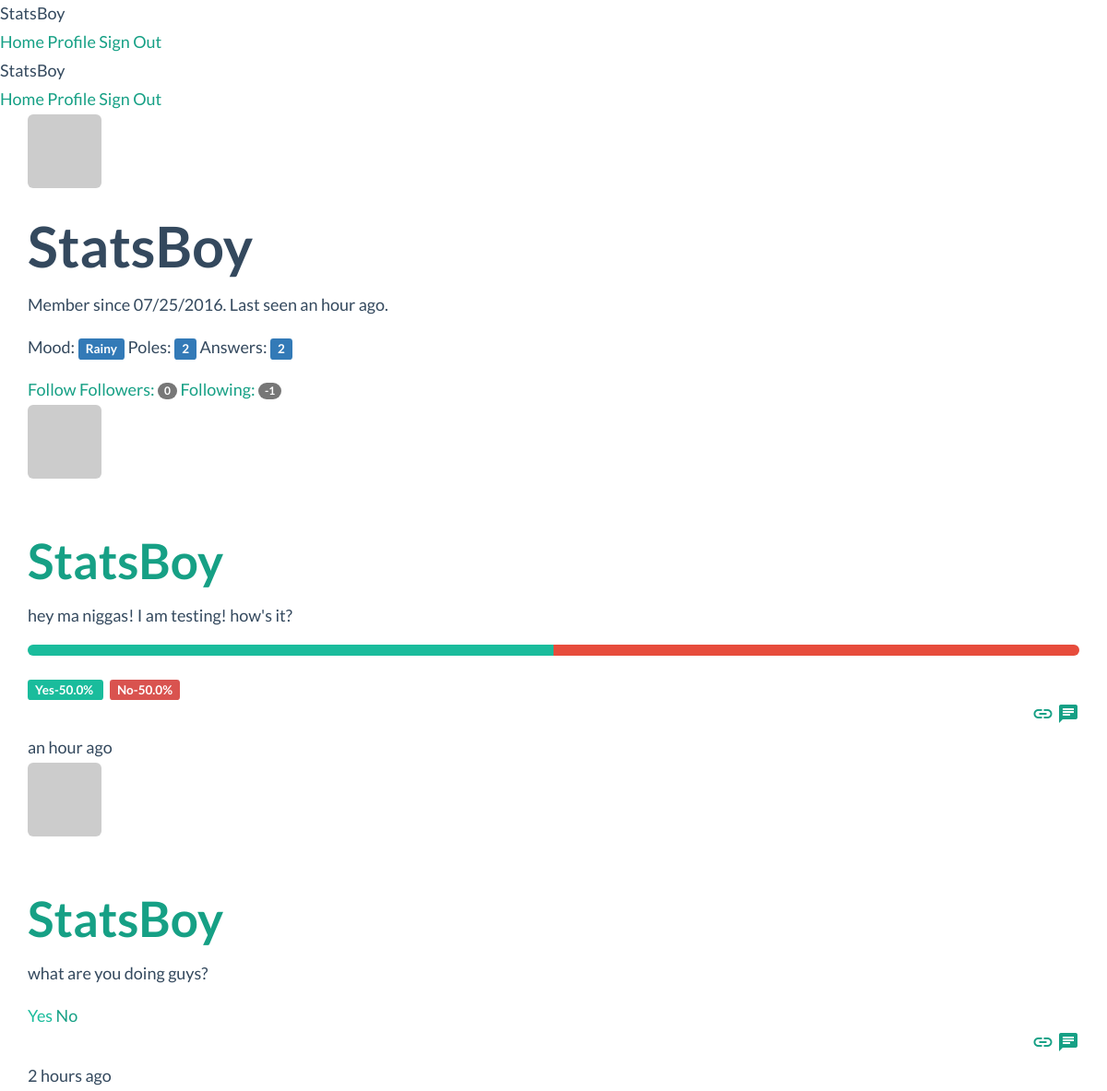
The page /user/StatsBoy (signed in) on the database its author committed.
### app/models.py (models this page shows, shortened)
class User(db.Model, UserMixin):
    __tablename__ = 'users'
    id = db.Column(db.Integer, primary_key=True)
    email= db.Column(db.String(64),unique=True,index=True)
    username = db.Column(db.String(64), unique=True, index=True)
    role_id = db.Column(db.Integer, db.ForeignKey('roles.id'))
    password_hash= db.Column(db.String(128))
    confirmed=db.Column(db.Boolean,default=False)
    name=db.Column(db.String(64))
    location=db.Column(db.String(64))
    about_me=db.Column(db.Text())
    member_since=db.Column(db.DateTime(),default=datetime.utcnow)
    last_seen=db.Column(db.DateTime(), default=datetime.utcnow)
    avatar_hash=db.Column(db.String(32))
    posts=db.relationship('Post',backref='author', lazy='dynamic')
    followed=db.relationship('Follow',foreign_keys=[Follow.follower_id],backref=db.backref('follower',lazy='joined'),lazy='dynamic',cascade='all,delete-orphan')
    followers=db.relationship('Follow',foreign_keys=[Follow.followed_id],backref=db.backref('followed',lazy='joined'),lazy='dynamic',cascade='all, delete-orphan')
    comments=db.relationship('Comment',backref='author',lazy='dynamic')
    answers=db.relationship('Answer',backref='advisor',lazy='dynamic')
    mood=db.Column(db.String(64))
    mood_changed=db.Column(db.DateTime())
    def is_following(self,user):
        return self.followed.filter_by(followed_id=user.id).first() is not None
    def has_answered(self,post):
        return self.answers.filter_by(post_id=post.id).first() is not None
    def gravatar(self,size=100,default='retro',rating='g'):
        if request.is_secure:
            url= 'https://secure.gravatar.com/avatar'
        else:
            url= 'http://www.gravatar.com/avatar'
        hash= self.avatar_hash or hashlib.md5(self.email.encode('utf-8')).hexdigest()
        return '{url}/{hash}?s={size}&d={default}&r={rating}'.format(url=url,hash=hash,size=size,default=default,rating=rating)
    def ping(self):
        self.last_seen =datetime.utcnow()
        db.session.add(self)
    def can(self,permissions):
        return self.role is not None and (self.role.permissions & permissions) == permissions
    def is_administrator(self):
        return self.can(Permission.ADMINISTER)
    @property
    def password(self):
        raise AttributeError('password is not a readable attribute.')

class Post(db.Model):
    __tablename__='posts'
    id=db.Column(db.Integer,primary_key=True)
    body=db.Column(db.Text)
    timestamp=db.Column(db.DateTime,index=True,default=datetime.utcnow)
    author_id=db.Column(db.Integer,db.ForeignKey('users.id'))
    body_html=db.Column(db.Text)
    comments=db.relationship('Comment',backref='post',lazy='dynamic')
    answers=db.relationship('Answer',backref='question',lazy='dynamic')

### app/main/views.py (the view)
@main.route('/user/<username>')
def user(username):
    user=User.query.filter_by(username=username).first()
    if user is None:
        abort(404)
    posts=user.posts.order_by(Post.timestamp.desc()).all()
    return render_template('user.html',user=user,posts=posts)

### app/auth/views.py (called while the page is built)
@auth.before_app_request
def before_request():
    if current_user.is_authenticated():
        current_user.ping()
        if not current_user.confirmed and request.endpoint[:5] !='auth.':
            return redirect(url_for('auth.unconfirmed'))

### app/main/__init__.py (called while the page is built)
@main.app_context_processor
def inject_permissions():
    return dict(Permission=Permission)

### app/models.py (called while the page is built)
@login_manager.user_loader
def load_user(user_id):
    return User.query.get(int(user_id))

### app/templates/user.html (shortened to what this page needs)
{% extends "base.html" %}
{% block page_content %}
<div class="mdl-grid">
  <div class="mdl-cell mdl-cell--4-col">
<img class="img-rounded profile-thumbnail" src="{{user.gravatar(size=256)}}">
  </div>
<div class="mdl-cell mdl-cell--8-col">
  <h1>{{user.username}}</h1>
  <p>
    Member since {{ moment(user.member_since).format('L')}}.
    Last seen {{moment(user.last_seen).fromNow()}}.
  </p>
  {% if user.mood %}
  <p>
    Mood:&nbsp<span class="label label-primary">{{user.mood}}</span>
    Poles:&nbsp<span class="label label-primary">{{user.posts.count()}}</span>
    Answers:&nbsp<span class="label label-primary">{{user.answers.count()}}</span>
  </p>
  {%endif%}
  {% if  current_user.can(Permission.FOLLOW) and user != current_user %}
  {% if not current_user.is_following(user) %}
  <a href="{{ url_for('.follow',username=user.username) }}" class="mdl-button mdl-js-button mdl-button--raised mdl-js-ripple-effect mdl-button--accent">Follow</a>
  {% else %}
  <a href="{{ url_for('.unfollow',username=user.username)}}" class="mdl-button mdl-js-button mdl-button--raised mdl-js-ripple-effect mdl-button--accent">Unfollow</a>
  {% endif %}
  {% endif %}
  {% if current_user.is_administrator() %}
  <a href="{{url_for('.followers',username=user.username)}}">Followers: <span class="badge">{{ user.followers.count()-1}}</span></a>
  <a href="{{ url_for('.followed_by',username=user.username)}}">Following: <span class="badge">{{user.followed.count()-1}}</span></a>
  {% else %}
  <a href="{{url_for('.followers',username=user.username)}}">Followers: <span class="badge">{{ user.followers.count()-1}}</span></a>
  <a href="{{ url_for('.followed_by',username=user.username)}}">Following: <span class="badge">{{user.followed.count()-2}}</span></a>
  {% endif %}
</div>
</div>
<div class="mdl-grid">
  <div class="mdl-cell mdl-cell--12-col">
{% include "_posts.html" %}
</div>
</div>
{% endblock %}

### app/templates/_posts.html (shortened to what this page needs)
    {% for post in posts %}
            <div class="mdl-cell mdl-cell--12-col card-lesson mdl-card mdl-color--white mdl-shadow--2dp">
  <div class="mdl-card__title">
    <img class="img-rounded profile-thumbnail media-object" src="{{ post.author.gravatar(size=40) }}">&nbsp
    <h2 class="mdl-card__title-text"><a href="{{ url_for('.user', username=post.author.username) }}">{{ post.author.username }}</a></h2>
  </div>
  <div class="mdl-card__supporting-text">
    {% if post.body_html %}
  {{ post.body_html | safe }}
  {% else %}
  {{ post.body }}
  {% endif %}
  {% if current_user.has_answered(post)==True %}
  <div class="progress">
    <div class="progress-bar progress-bar-primary" style="width: {{ ((post.answers.filter_by(opinion=True).count())/(post.answers.count())*100)}}%;"></div>
    <div class="progress-bar progress-bar-danger" style="width:{{100-((post.answers.filter_by(opinion=True).count())/(post.answers.count())*100)}}% ;"></div>
  </div>
  <span class="label label-green">Yes-{{((post.answers.filter_by(opinion=True).count())/(post.answers.count())*100)}}% </span>&nbsp
  <span class="label label-danger">No-{{100-((post.answers.filter_by(opinion=True).count())/(post.answers.count())*100)}}% </span>
  {% endif %}
</div>
  <div class="mdl-card__actions mdl-card--border">
    <div class="mdl-grid">
      <div class="mdl-cell mdl-cell--6-col">
    {% if current_user.has_answered(post)==False %}
    <a class="mdl-button mdl-js-button mdl-button--raised mdl-js-ripple-effect mdl-button--teal-green" href="{{url_for('.answer_yes',id=post.id)}}">Yes</a>
    <a class="mdl-button mdl-js-button mdl-button--raised mdl-js-ripple-effect mdl-button--red" href="{{url_for('.answer_no',id=post.id)}}">No</a>
    {% endif %}
  </div>
  <div class="mdl-cell mdl-cell--6-col text-right">
    <a href="{{url_for('.post',id=post.id)}}" class="material-icons mdl-badge mdl-badge--overlap">link</a>
    <a href="{{ url_for('.post',id=post.id)}}#comments" class=" material-icons mdl-badge mdl-badge--overlap" data-badge="{{ post.comments.count()}}">chat</a>
  </div>
  </div>
  <div class="mdl-card__menu">
   {{ moment(post.timestamp).fromNow()}}
 </div>
</div>
</div>
    {% endfor %}

### app/static/styles.css (style rules this page uses)
.label-green { background-color: #1abc9c; }
.mdl-button--teal-green { color: #1abc9c; }

### rows shown on the page
User: username "StatsBoy", member_since "07/25/2016", last_seen "an hour ago", mood "Rainy"
Post: author.username "StatsBoy", body_html "hey ma niggas! I am testing! how's it?", answers "50.0", timestamp "an hour ago"
Post: author.username "StatsBoy", body_html "what are you doing guys?", timestamp "2 hours ago"

### other values the page prints
{{ user.posts.count() }} "2"
{{ user.answers.count() }} "2"
{{ user.followers.count()-1 }} "0"
{{ user.followed.count()-2 }} "-1"
